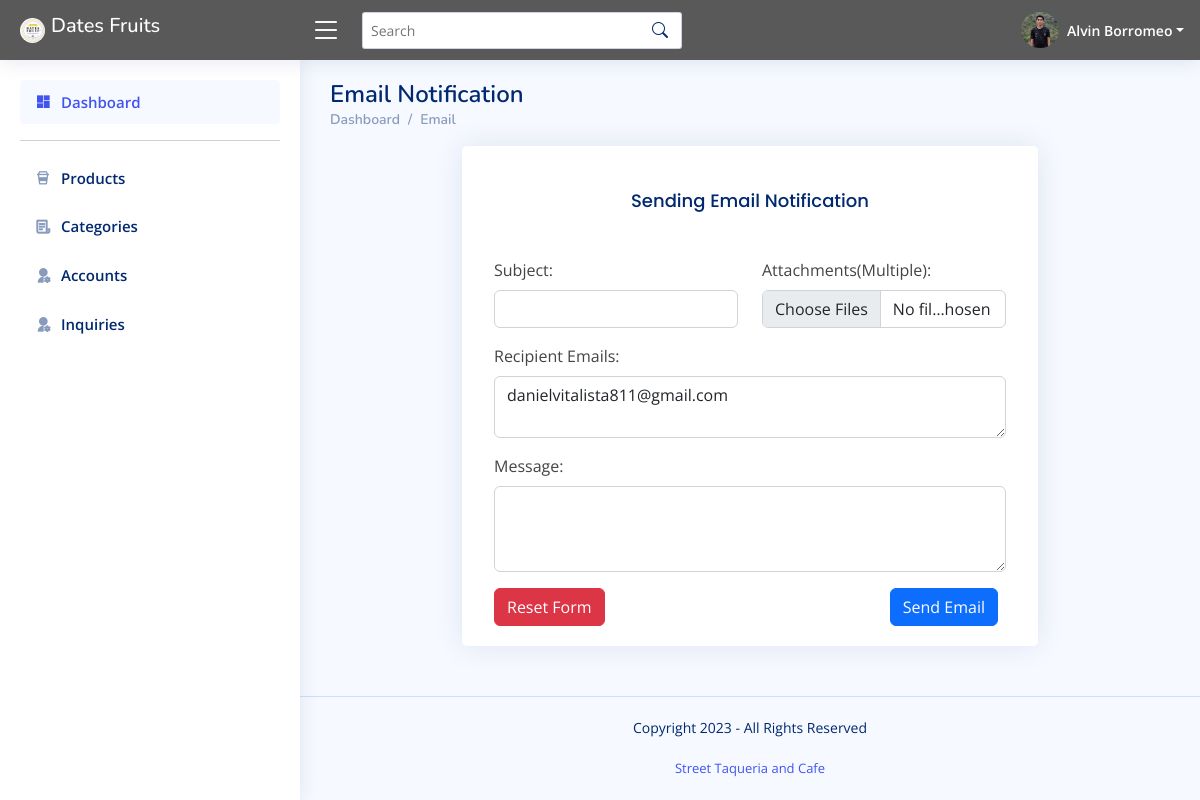
Screenshot of /ad_send_email.php?send=2 (signed in) with the database file from the repository.
### tables this page shows
CREATE TABLE IF NOT EXISTS `users` (
  `id` int(11) NOT NULL AUTO_INCREMENT,
  `username` varchar(50) NOT NULL,
  `name` varchar(100) NOT NULL,
  `email` varchar(50) NOT NULL,
  `password` varchar(50) NOT NULL,
  `phone` varchar(20) NOT NULL,
  `address` varchar(100) NOT NULL,
  `role` varchar(50) NOT NULL,
  `usertype` int(11) NOT NULL DEFAULT 0,
  `image` varchar(50) NOT NULL,
  `status` int(11) NOT NULL DEFAULT 1,
  PRIMARY KEY (`id`),
  UNIQUE KEY `email` (`email`),
  UNIQUE KEY `username` (`username`),
  FULLTEXT KEY `email_2` (`email`)
);

CREATE TABLE IF NOT EXISTS `inquiries` (
  `id` int(11) NOT NULL AUTO_INCREMENT,
  `email` varchar(50) NOT NULL,
  `message` varchar(255) NOT NULL,
  PRIMARY KEY (`id`)
);

### ad_send_action.php (called while the page is built, shortened)
<?php
	include 'config.php';
	if(isset($_GET['send'])){
		$id=$_GET['send'];
		$query="SELECT * FROM inquiries WHERE id=?";
		$stmt=$conn->prepare($query);
		$stmt->bind_param("i",$id);
		$stmt->execute();
		$result=$stmt->get_result();
		$row=$result->fetch_assoc();;
		$email=$row['email'];
	}
?>

### ad_send_email.php (the view, shortened to what this page needs)
<?php
  include 'config.php';
  include 'ad_send_action.php';
?>
<!DOCTYPE html>
<html lang="en">
<head>
  <link rel="stylesheet" href="https://cdnjs.cloudflare.com/ajax/libs/font-awesome/6.0.0/css/all.min.css" />
  <link href="assets/vendor/bootstrap/css/bootstrap.min.css" rel="stylesheet">
  <link href="assets/vendor/bootstrap-icons/bootstrap-icons.css" rel="stylesheet">
  <link href="assets/vendor/boxicons/css/boxicons.min.css" rel="stylesheet">
  <link href="assets/vendor/quill/quill.snow.css" rel="stylesheet">
  <link href="assets/vendor/quill/quill.bubble.css" rel="stylesheet">
  <link href="assets/vendor/remixicon/remixicon.css" rel="stylesheet">
  <link href="assets/vendor/simple-datatables/style.css" rel="stylesheet">
  <link href="assets/css/style.css" rel="stylesheet">
</head>
<body>
  <?php include("ad_header.php") ?>
  <?php include("ad_sidebar.php") ?>
  <main id="main" class="main">
    <div class="pagetitle">
        <h1>Email Notification</h1>
        <nav>
            <ol class="breadcrumb">
            <li class="breadcrumb-item"><a href="ad_index.php">Dashboard</a></li>
            <li class="breadcrumb-item active"><a href="#"> Email<a></li>
            </ol>
        </nav>
    </div>
    <section class="section dashboard">
      <div class="row">
        <div class="card col-md-8 mx-auto"><br>
          <div class="card-body ">
            <h3 class="card-title text-center">Sending Email Notification</h3>
            <form action="bulk-email-sender/send.php" method="post" enctype="multipart/form-data">
                <div class="row">
                    <div class="col-6 mb-3">
                    <label for="subject" class="form-label">Subject:</label>
                    <input type="text" class="form-control" id="subject" name="subject" required>
                    </div>
                    <div class="col-6 mb-3">
                    <label for="attachments" class="form-label">Attachments(Multiple):</label>
                    <input type="file" class="form-control" multiple id="attachments" name="attachments[]" placeholder="Attachments" required>
                    </div>
                </div>
                <div class="mb-3">
                    <label for="recipient" class="form-label">Recipient Emails:</label>
                      <textarea class="form-control" id="recipient" name="recipient" required><?= $email; ?></textarea>
                </div>
                <div class="mb-3">
                    <label for="body" class="form-label">Message:</label>
                    <textarea class="form-control" id="body" name="body" rows="3" required></textarea>
                </div>
                <div>
                    <button class="btn btn-danger" type="reset">Reset Form</button>
                    <button onclick="multi_email();" class="btn btn-primary me-2" name="send" type="submit" style="float: right;">Send Email</button>
                </div>
            </form>
          </div>
        </div>
      </div>
    </section>
  </main>
  <footer id="footer" class="footer">
    <div class="copyright">
    <?php
        $date = date('Y');
        echo '<p class="copyright">Copyright '.$date.' - All Rights Reserved</p>';
      ?>
    </div>
    <div class="credits">
      <a href="https://www.facebook.com/streettaqueriacafe/?ref=page_internal">Street Taqueria and Cafe</a>
    </div>
  </footer>
</body>
</html>

### ad_header.php (shortened to what this page needs)
<?php
  include 'config.php';
?>
<!DOCTYPE html>
<html lang="en">
<head>
  <link href="assets/vendor/bootstrap/css/bootstrap.min.css" rel="stylesheet">
  <link href="assets/vendor/bootstrap-icons/bootstrap-icons.css" rel="stylesheet">
  <link href="assets/vendor/boxicons/css/boxicons.min.css" rel="stylesheet">
  <link href="assets/vendor/quill/quill.snow.css" rel="stylesheet">
  <link href="assets/vendor/quill/quill.bubble.css" rel="stylesheet">
  <link href="assets/vendor/remixicon/remixicon.css" rel="stylesheet">
  <link href="assets/vendor/simple-datatables/style.css" rel="stylesheet">
  <link href="assets/css/style.css" rel="stylesheet">
</head>
<body>
    <?php
      $query = 'SELECT * FROM users WHERE id = '.$_SESSION['ID'];
      $stmt = $conn->prepare($query);
      $stmt->execute();
      $result = $stmt->get_result();
    ?>
    <?php if ($row = $result->fetch_assoc()) { ?>
  <header id="header" class="header fixed-top d-flex align-items-center" style="background-color:#595959">
    <div class="d-flex align-items-center justify-content-between">
        <a href="ad_index.php" class="logo d-flex align-items-center">
          <img src="./assets/img/datesfruits.jpg" style="border-radius: 10rem; heigth: 25px; width: 25px">
          <h5 style="color:#fff">Dates Fruits</h5>
        </a>
      <i class="bi bi-list toggle-sidebar-btn" style="color:#fff"></i>
    </div>
    <div class="search-bar">
      <form class="search-form d-flex align-items-center" method="POST" action="#">
        <input type="text" name="query" placeholder="Search" title="Enter search keyword">
        <button type="submit" title="Search"><i class="bi bi-search"></i></button>
      </form>
    </div>
    <nav class="header-nav ms-auto">
      <ul class="d-flex align-items-center">
        <li class="nav-item dropdown pe-3">
          <a class="nav-link nav-profile d-flex align-items-center pe-0" href="#" data-bs-toggle="dropdown">
            <img src="<?= $row['image']; ?>" alt="Profile" class="rounded-circle" height="100px" width="38px">
            <span style="color:#fff" class="d-none d-md-block dropdown-toggle ps-2"><?php echo $_SESSION['name'] ?></span>
          </a>
            <?php } ?>
        </li>
      </ul>
    </nav>
  </header>
</body>
</html>

### assets/css/style.css (style rules this page uses)
:root { scroll-behavior: smooth; }
body { font-family: "Open Sans", sans-serif; background: #f6f9ff; color: #444444; }
a { color: #4154f1; text-decoration: none; }
h1, h2, h3, h4, h5, h6 { font-family: "Nunito", sans-serif; }
#main { margin-top: 60px; padding: 20px 30px; transition: all 0.3s; }
.pagetitle { margin-bottom: 10px; }
.pagetitle h1 { font-size: 24px; margin-bottom: 0; font-weight: 600; color: #012970; }
.card { margin-bottom: 30px; border: none; border-radius: 5px; box-shadow: 0px 0 30px rgba(1, 41, 112, 0.1); }
.card-title { padding: 20px 0 15px 0; font-size: 18px; font-weight: 500; color: #012970; font-family: "Poppins", sans-serif; }
.card-body { padding: 0 20px 20px 20px; }
.breadcrumb { font-size: 14px; font-family: "Nunito", sans-serif; color: #899bbd; font-weight: 600; }
.breadcrumb a { color: #899bbd; transition: 0.3s; }
.breadcrumb .breadcrumb-item::before { color: #899bbd; }
.breadcrumb .active { color: #51678f; font-weight: 600; }
.logo { line-height: 1; }
@media (min-width: 1200px) { .logo { width: 280px; } }
.logo img { max-height: 26px; margin-right: 6px; }
.header { transition: all 0.5s; z-index: 997; height: 60px; box-shadow: 0px 2px 20px rgba(1, 41, 112, 0.1); background-color: #fff; padding-left: 20px; }
.header .toggle-sidebar-btn { font-size: 32px; padding-left: 10px; cursor: pointer; color: #012970; }
.header .search-bar { min-width: 360px; padding: 0 20px; }
.header .search-form { width: 100%; }
.header .search-form input { border: 0; font-size: 14px; color: #012970; border: 1px solid rgba(1, 41, 112, 0.2); padding: 7px 38px 7px 8px; border-radius: 3px; transition: 0.3s; width: 100%; }
.header .search-form button { border: 0; padding: 0; margin-left: -30px; background: none; }
.header .search-form button i { color: #012970; }
.header-nav ul { list-style: none; }
.header-nav>ul { margin: 0; padding: 0; }
.header-nav .nav-profile { color: #012970; }
.header-nav .nav-profile img { max-height: 36px; }
.header-nav .nav-profile span { font-size: 14px; font-weight: 600; }
@media (min-width: 1200px) { #main, #footer { margin-left: 300px; } }
.footer { padding: 20px 0; font-size: 14px; transition: all 0.3s; border-top: 1px solid #cddfff; }
.footer .copyright { text-align: center; color: #012970; }
.footer .credits { padding-top: 5px; text-align: center; font-size: 13px; color: #012970; }

### rows the page displays
users: image (picture)
inquiries: recipient "danielvitalista811@gmail.com"

### other values shown
$_SESSION['name'] "Alvin Borromeo"
